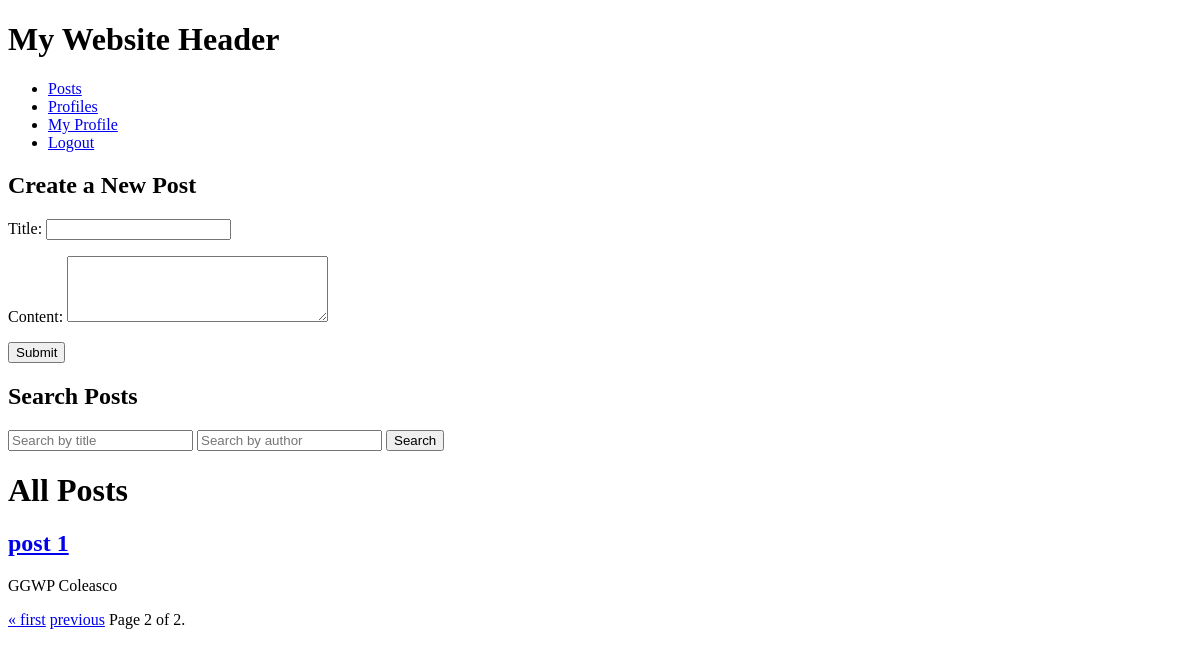
The app's page /blog/posts/?page=2 (signed in), older data.
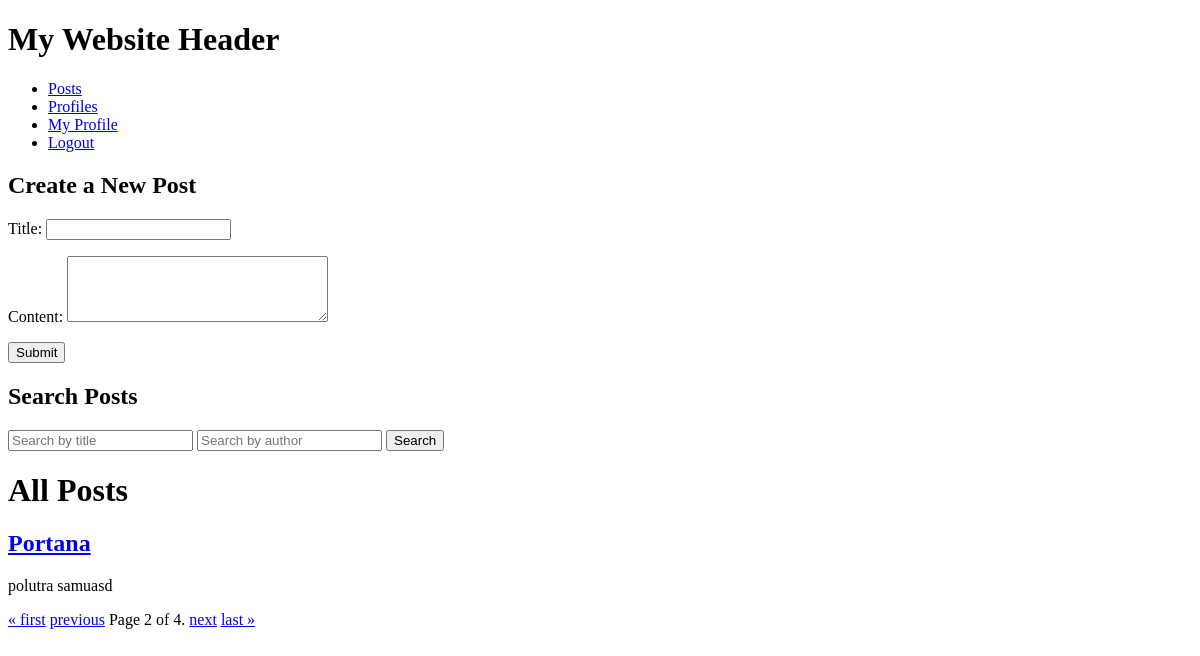
The same page, newer data.
### blog/models.py (models this page shows, shortened)
class Post(models.Model):
    class Meta:
        db_table = "post"
    title = models.CharField(
        'Title',
        max_length=255,
        unique=False,
        blank=False,
        null=False
    )
    content = models.TextField(
        'Content',
        unique=False,
        blank=False,
        null=False
    )
    created_at = models.DateTimeField(
        'Created at',
        auto_now_add=True
    )
    author = models.ForeignKey(
        User,
        on_delete=models.CASCADE,
        related_name='posts'
    )

### blog/views.py (the view, shortened to what this page needs)
# urls.py: path('posts/', PostsListCreateView.as_view(), name='posts'),
class PostsListCreateView(BasePostView):
    template_name = 'post_list.html'
    paginate_by = 1
    @lru_cache(maxsize=15)
    def get_posts(self, request):
        title_query = request.GET.get('title', '')
        author_query = request.GET.get('author', '')
        user_posts = Post.objects.filter(author=request.user).order_by('title')
        other_posts = Post.objects.exclude(author=request.user).order_by('title')
        if title_query:
            user_posts = user_posts.filter(title__icontains=title_query)
            other_posts = other_posts.filter(title__icontains=title_query)
        if author_query:
            user_posts = user_posts.filter(author__username__icontains=author_query)
            other_posts = other_posts.filter(author__username__icontains=author_query)
        post_list = list(user_posts) + list(other_posts)
        paginator = Paginator(post_list, self.paginate_by)
        page_number = self.request.GET.get('page')
        page_obj = paginator.get_page(page_number)
        return page_obj
    @lru_cache(maxsize=10)
    def get(self, request):
        posts = self.get_posts(request)
        form = NewPostForm()
        context = {
            'posts': posts,
            'form': form ,
            'page_obj':posts
        }
        return render(request, self.template_name, context)

### blog/forms.py
class NewPostForm(forms.ModelForm):
    class Meta:
        model = Post
        fields = ['title', 'content']
        widgets = {
            'content': forms.Textarea(attrs={'cols': 30, 'rows': 4})
        }

### blog/templates/post_list.html (shortened to what this page needs)
{% extends 'base.html' %}
{% block content %}
    <h2>Create a New Post</h2>
    <form method="post">
        {{ form.as_p }}
        <button type="submit">Submit</button>
    </form>
    <h2>Search Posts</h2>
    <form method="get" action="{% url 'posts' %}">
        <input type="text" name="title" placeholder="Search by title" value="{{ title_query }}">
        <input type="text" name="author" placeholder="Search by author" value="{{ author_query }}">
        <button type="submit">Search</button>
    </form>
    <h1>All Posts</h1>
    {% for post in posts %}
        <div>
            <h2><a href="{% url 'post_detail' post.pk %}">{{ post.title }}</a></h2>
            <p>{{ post.content }}</p>
        </div>
    {% empty %}
        <p>No posts available.</p>
    {% endfor %}
    <div class="pagination">
        <span class="step-links">
          {% if page_obj.has_previous %}
            <a href="?page=1">&laquo; first</a>
            <a href="?page={{ page_obj.previous_page_number }}">previous</a>
          {% endif %}
          <span class="current">
            Page {{ page_obj.number }} of {{ page_obj.paginator.num_pages }}.
          </span>
          {% if page_obj.has_next %}
            <a href="?page={{ page_obj.next_page_number }}">next</a>
            <a href="?page={{ page_obj.paginator.num_pages }}">last &raquo;</a>
          {% endif %}
        </span>
      </div>
{% endblock %}

Row changes from the older to the newer data that the page shows:
no longer on this page (row unchanged): Post: title "post 1", content "GGWP Coleasco"
added Post: title "Portana", content "polutra samuasd"
Text that changed along with them:
{{ page_obj.paginator.num_pages }}: "2" → "4"
text now shown: "next last »"
